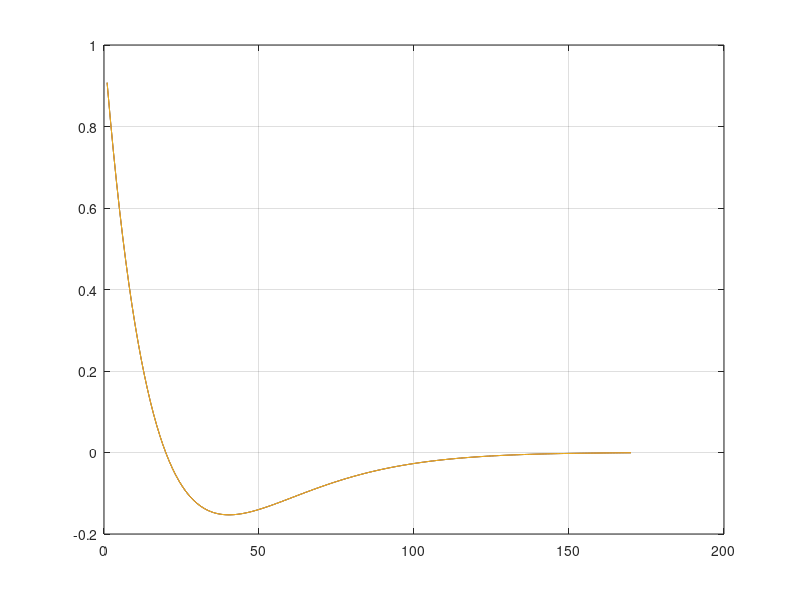

Source code (MATLAB):
fid = fopen('output.txt');
C = textscan(fid, '%f%f%f%f%f%f')
fclose(fid);
x = [1:170];
plot(x, C{4}, x, C{5}, x, C{6})
grid on
%plot(C{2})
%plot(C{3})